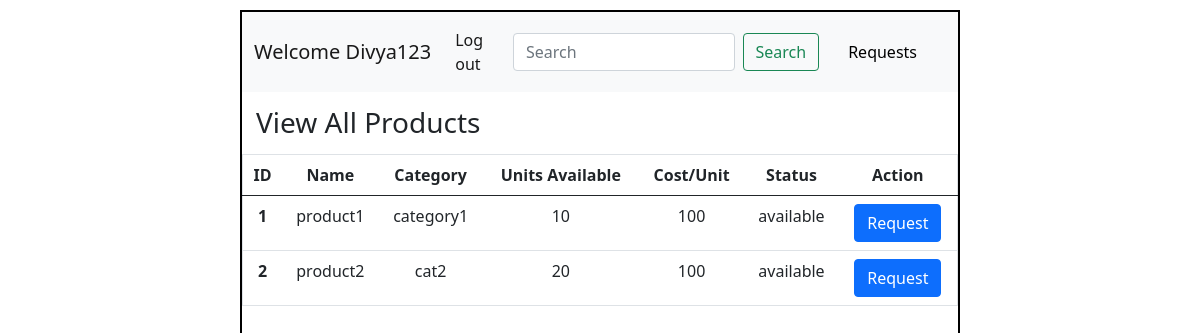
The page /home/2 on the database as committed earlier.
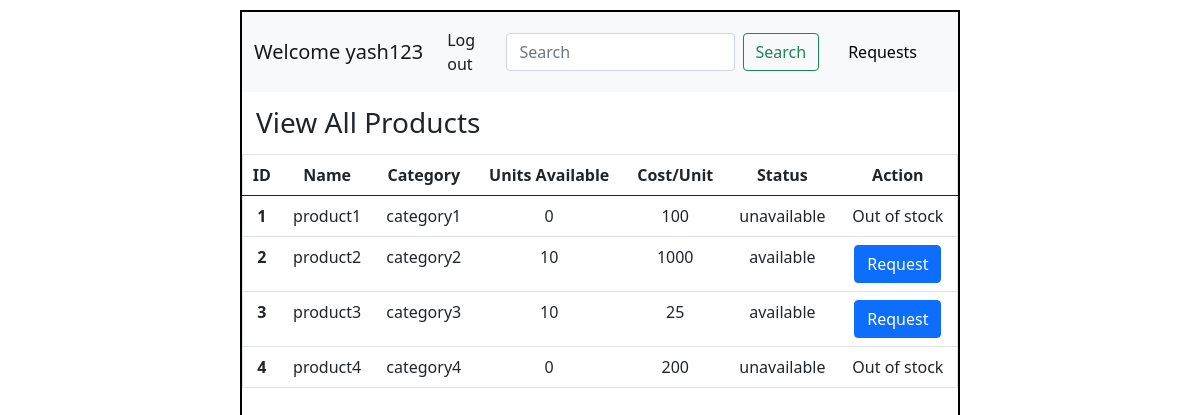
The same page on the database as committed later.
### application/models.py (models this page shows)
class User(db.Model):
  id = db.Column(db.Integer, primary_key=True)
  username = db.Column(db.String(), unique=True, nullable=False)
  email=db.Column(db.String(), unique=True, nullable=False)
  password=db.Column(db.String(), nullable=False)
  type=db.Column(db.String(), nullable=False, default="user")
  requests=db.relationship("Request", backref="user")

class Product(db.Model):
  id = db.Column(db.Integer, primary_key=True)
  name = db.Column(db.String(), nullable=False)
  category = db.Column(db.String(), nullable=False)
  quantity = db.Column(db.Integer(), nullable=False)
  cost = db.Column(db.Integer(), nullable=False)
  status = db.Column(db.String(), nullable=False, default="available")
  requests=db.relationship("Request", backref="product")

### application/controllers.py (the view)
@app.route("/home/<int:user_id>")
def home(user_id):
  this_user = User.query.filter_by(id=user_id).first()
  all_prod = Product.query.all()
  return render_template("user_dash.html", this_user=this_user, all_prod=all_prod)

### templates/user_dash.html (shortened to what this page needs)
<!DOCTYPE html>
<html lang="en">
<head>
  <link rel="stylesheet" href="/static/style.css">
  <link href="https://cdn.jsdelivr.net/npm/bootstrap@5.0.2/dist/css/bootstrap.min.css" rel="stylesheet">
</head>
<body>
  <div id="main">
    <div id="canvas">
      <nav class="navbar navbar-expand-lg navbar-light bg-light">
        <div class="container-fluid">
          <a class="navbar-brand" href="#">Welcome {{this_user.username}}</a>
          <ul class="navbar-nav me-auto mb-2 mb-lg-0">
              <li class="nav-item">
                <a class="nav-link active" aria-current="page" href="/login">Log out</a>
              </li>
            </ul>
          <form class="d-flex">
            <input class="form-control me-2" type="search" placeholder="Search" aria-label="Search">
            <button class="btn btn-outline-success" type="submit">Search</button>
          </form>
          <a class="btn btn-light mx-3" href="/user/requests/{{this_user.id}}">Requests</a>
          </div>
      </nav>
      <div id="content">
        <h3 class="headings">View All Products</h3>
        <div id="table">
          <table class="table border text-center">
            <thead>
              <tr>
                <th scope="col">ID</th>
                <th scope="col">Name</th>
                <th scope="col">Category</th>
                <th scope="col">Units Available</th>
                <th scope="col">Cost/Unit</th>
                <th>Status</th>
                <th scope="col">Action</th>
              </tr>
            </thead>
            <tbody>
              {% for prod in all_prod %}
              <tr>
                <th scope="row">{{prod.id}}</th>
                <td>{{prod.name}}</td>
                <td>{{prod.category}}</td>
                <td>{{prod.quantity}}</td>
                <td>{{prod.cost}}</td>
                <td>{{prod.status}}</td>
                <td>
                  {% if prod.status == "available" %}
                  <a href="/request/{{prod.id}}/{{this_user.id}}" class="btn btn-primary">Request</a>
                  {%else%}
                  Out of stock
                  {%endif%}
                </td>
              </tr>
              {% endfor %}
            </tbody>
          </table>
        </div>
      </div>
    </div>
  </div>
</body>
</html>

### static/style.css (style rules this page uses)
* { margin:0px; }
#main { margin-top: 10px; }
#canvas { border: 2px solid black; width:60%; height:800px; margin:auto; }
.headings { margin:10px; padding: 4px; margin-top: 10px; }

Rows that differ between the two databases and show on the page:
changed User: username "Divya123" → "yash123"
changed Product "product1": quantity "10" → "0"; status "available" → "unavailable"; status "Request" → "Out of stock"
changed Product "product2": category "cat2" → "category2"; quantity "20" → "10"; cost "100" → "1000"
added Product: id "3", name "product3", category "category3", quantity "10", cost "25", status "available"
added Product: id "4", name "product4", category "category4", quantity "0", cost "200", status "unavailable", shows "Out of stock"
